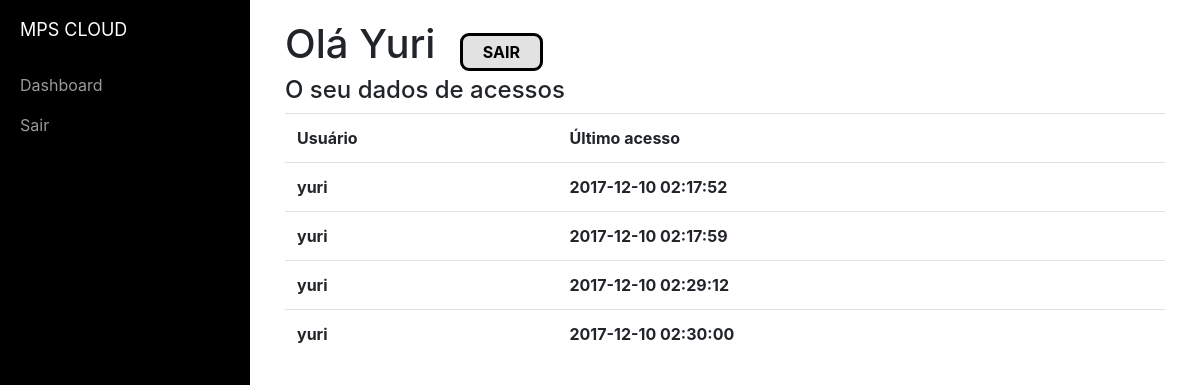
The app's page /dashboard.php (signed in) with its own data.
### tables this page shows
CREATE TABLE `log_acesso` (
  `idlog_acesso` int(11) NOT NULL,
  `idusuario` int(11) NOT NULL,
  `data_acesso` datetime NOT NULL
);

CREATE TABLE `usuario` (
  `idusuario` int(11) NOT NULL,
  `nome` varchar(60) DEFAULT NULL,
  `senha` varchar(60) DEFAULT NULL,
  `ativo` char(1) DEFAULT NULL
);

### classes/User.class.php (called while the page is built, shortened)
<?php
require_once 'Conexao.class.php';
class User
{
	private $con;
	public function __construct()
	{
		$this->con = new Conexao();
	}
	public function logdeacesso($dado){
		$this->idUser = $dado;
		$cst = $this->con->conectar()->prepare("SELECT `log_acesso`.`data_acesso`, `usuario`.`nome` FROM `log_acesso` INNER JOIN `usuario` ON `log_acesso`.`idusuario` = `usuario`.`idusuario` WHERE `log_acesso`.`idusuario` = :idusuario;");
		$cst->bindParam(":idusuario", $this->idUser, PDO::PARAM_INT);
		$cst->execute();
		return $cst->fetchAll();
	}
}
?>

### classes/Conexao.class.php (called while the page is built, shortened)
<?php
class Conexao
{
	private static $pdo;
	public function conectar(){
		try {
			if (is_null(self::$pdo)) {
				self::$pdo = new PDO("mysql:dbname=mps_db;host=localhost;charset=utf8;","root","");
			}
			return self::$pdo;
		} catch (PDOException $e) {
			return 'Error: ' . $e->getMessage();
		}
	}
}
?>

### dashboard.php (the view, shortened to what this page needs)
<?php
require_once 'classes\User.class.php';
$objUser = new User();
if(isset($_SESSION['count'])){
    $count = $_SESSION['count'];
    $count++;
    $count = $_SESSION['count'] = $count;
} else {
    $count = $_SESSION['count'] = 0;
}
if($count == 0){
    $idusario = (int)$_SESSION['user'];
    $objUser->addtolog($idusario);
}
if ($_SESSION['logado'] == "sim") {
    $objUser->userlogado($_SESSION['user']);
} else {
    header('location: /MPSCloud/');
}
?>
<!doctype html>
<html lang="pt-br">
<head>
<link rel="stylesheet" href="https://maxcdn.bootstrapcdn.com/bootstrap/4.0.0-beta.2/css/bootstrap.min.css">
<link rel="stylesheet" type="text/css" href="/MPSCloud/assets/css/dashboard.css">
</head>
<body>
    <div id="wrapper">
        <div id="sidebar-wrapper">
            <ul class="sidebar-nav">
                <li class="sidebar-brand">
                    <a href="#">
                        MPS CLOUD
                    </a>
                </li>
                <li>
                    <a href="#">Dashboard</a>
                </li>
                <li>
                    <a href="?sair=sim">Sair</a>
                </li>
            </ul>
        </div>
        <div id="page-content-wrapper">
            <div class="container-fluid">
                <header>
                    <h1 style="display: inline-block; text-transform: capitalize;">Olá <?php echo $_SESSION['nome'] ?></h1>
                    <a  style="background: #e2e2e2;  padding: 6px 20px;    border-radius: 9px;    margin: 0 20px;    border: 3px solid #000;    text-transform: uppercase;    font-weight: bold;    color: #000;" href="?sair=sim">Sair</a>
                </header>
                <h4>O seu dados de acessos</h4>
                <table class="table">
                    <tr>
                        <th>Usuário</th>
                        <th>Último acesso</th>
                      </tr>
                    <?php
                    $var = $objUser->logdeacesso($_SESSION['user']);
                    foreach ($var as $rst) { ?>
                        <tr>
                            <th><?=$rst['nome']?></th>
                            <th><?=$rst['data_acesso']?></th>
                        </tr>
                    <?php } ?>
                </table>
            </div>
        </div>
    </div>
</body>
</html>

### assets/css/dashboard.css (style rules this page uses)
body { overflow-x: hidden; }
#wrapper { padding-left: 0; -webkit-transition: all 0.5s ease; -moz-transition: all 0.5s ease; -o-transition: all 0.5s ease; transition: all 0.5s ease; }
#wrapper.toggled { padding-left: 250px; }
#sidebar-wrapper { z-index: 1000; position: fixed; left: 250px; width: 0; height: 100%; margin-left: -250px; overflow-y: auto; background: #000; -webkit-transition: all 0.5s ease; -moz-transition: all 0.5s ease; -o-transition: all 0.5s ease; transition: all 0.5s ease; }
#wrapper.toggled #sidebar-wrapper { width: 250px; }
#page-content-wrapper { width: 100%; position: absolute; padding: 15px; }
#wrapper.toggled #page-content-wrapper { position: absolute; margin-right: -250px; }
.sidebar-nav { position: absolute; top: 0; width: 250px; margin: 0; padding: 0; list-style: none; }
.sidebar-nav li { text-indent: 20px; line-height: 40px; }
.sidebar-nav li a { display: block; text-decoration: none; color: #999999; }
.sidebar-nav>.sidebar-brand { height: 65px; font-size: 18px; line-height: 60px; }
.sidebar-nav>.sidebar-brand a { color: #999999; }
@media (min-width:768px) { #wrapper { padding-left: 0; } }
@media (min-width:768px) { #wrapper.toggled { padding-left: 250px; } }
@media (min-width:768px) { #sidebar-wrapper { width: 0; } }
@media (min-width:768px) { #wrapper.toggled #sidebar-wrapper { width: 250px; } }
@media (min-width:768px) { #page-content-wrapper { padding: 20px; position: relative; } }
@media (min-width:768px) { #wrapper.toggled #page-content-wrapper { position: relative; margin-right: 0; } }

### records on screen
log_acesso: idusuario.nome "yuri", data_acesso "2017-12-10 02:17:52"
log_acesso: idusuario.nome "yuri", data_acesso "2017-12-10 02:17:59"
log_acesso: idusuario.nome "yuri", data_acesso "2017-12-10 02:29:12"
log_acesso: idusuario.nome "yuri", data_acesso "2017-12-10 02:30:00"

### other values on screen
$_SESSION['nome'] "Yuri"
